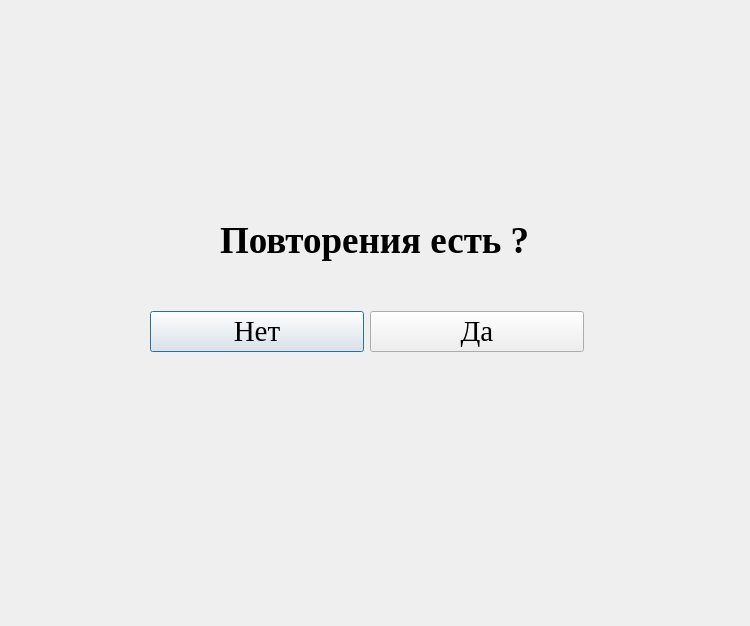
<?xml version="1.0" encoding="UTF-8"?>
<ui version="4.0">
 <class>Dialog</class>
 <widget class="QDialog" name="Dialog">
  <property name="geometry">
   <rect>
    <x>0</x>
    <y>0</y>
    <width>750</width>
    <height>626</height>
   </rect>
  </property>
  <property name="windowTitle">
   <string>Dialog</string>
  </property>
  <widget class="QLabel" name="label">
   <property name="geometry">
    <rect>
     <x>220</x>
     <y>220</y>
     <width>310</width>
     <height>41</height>
    </rect>
   </property>
   <property name="font">
    <font>
     <family>Times New Roman</family>
     <pointsize>28</pointsize>
     <bold>true</bold>
    </font>
   </property>
   <property name="text">
    <string>Повторения есть ?</string>
   </property>
  </widget>
  <widget class="QWidget" name="">
   <property name="geometry">
    <rect>
     <x>150</x>
     <y>310</y>
     <width>434</width>
     <height>43</height>
    </rect>
   </property>
   <layout class="QHBoxLayout" name="horizontalLayout">
    <item>
     <widget class="QPushButton" name="repeat_no">
      <property name="font">
       <font>
        <family>Times New Roman</family>
        <pointsize>22</pointsize>
       </font>
      </property>
      <property name="text">
       <string>Нет</string>
      </property>
     </widget>
    </item>
    <item>
     <widget class="QPushButton" name="repeat_yes">
      <property name="font">
       <font>
        <family>Times New Roman</family>
        <pointsize>22</pointsize>
       </font>
      </property>
      <property name="text">
       <string>Да</string>
      </property>
     </widget>
    </item>
   </layout>
  </widget>
 </widget>
 <resources/>
 <connections/>
</ui>
